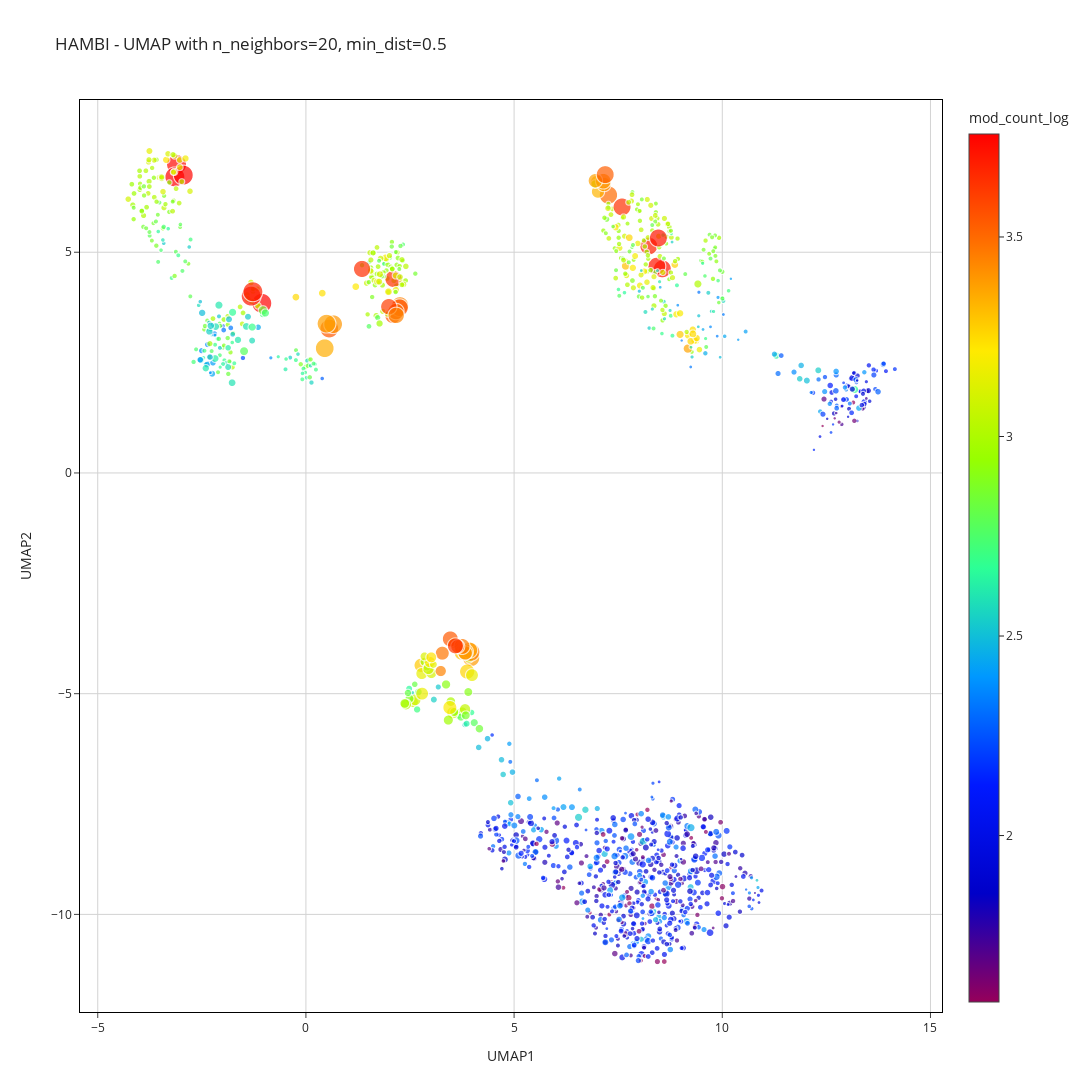

The notebook cell saved with this chart:
### Code cell
n_neighbors = [20]
min_dist = [0.5]

for n in n_neighbors:
    for m in min_dist:
        reducer = umap.UMAP(n_neighbors=n, min_dist=m, random_state=seed)
        embedding = reducer.fit_transform(df_mod_counts.iloc[:, :-21])
        mod_counts_UMAP_df  = pd.DataFrame({
            'UMAP1': embedding[:, 0],
            'UMAP2': embedding[:, 1],
            'Domain to species': df_mod_counts['Domain to species'],
            'Domain to genus': df_mod_counts['Domain to genus'],
            'element': df_mod_counts['element'],
            'contig': df_mod_counts.index,
            'mod_count':df_mod_counts['mod_count'],
            'mod_count_log':df_mod_counts['mod_count_log'],
            'contig_length_sqrt':df_mod_counts['contig_length_sqrt']
        })
        
        fig = px.scatter(mod_counts_UMAP_df, 
                            x='UMAP1', 
                            y='UMAP2', 
                            labels={f'{column}_with_counts': column},
                            color='mod_count_log',
                            title=f' HAMBI - UMAP with n_neighbors={n}, min_dist={m}', 
                            color_continuous_scale=px.colors.sequential.Rainbow,
                            hover_data={'Domain to species': True, 'Domain to genus': True,
                                        'element': True, 'contig': True, 'mod_count': True},
                            size='contig_length_sqrt')
        title = f' HAMBI - UMAP with n_neighbors={n}, min_dist={m}'
        fig.update_layout(
            height=1700,
            width=1200,
            title_text=title,
            showlegend=True,
            legend=dict(
                x=0.5,
                y=-0.05,
                traceorder="normal",
                xanchor='center',
                yanchor='top',
                orientation='h'
            ),
            template='simple_white',
            xaxis=dict(
                showgrid=True,
                gridcolor='lightgray',
                zeroline=False,
                showline=True,  
                linecolor='black', 
                linewidth=1,
                mirror=True
            ),
            yaxis=dict(
                showgrid=True,
                gridcolor='lightgray',
                zeroline=False,
                showline=True,
                linecolor='black',
                linewidth=1,
                mirror=True
            )
        )
        fig.show()
        #fig.write_image(f'UMAP_HAMBI/UMAP_{n}_{m}_filtered_by_50_mod_counts_color_mod.png')
        #fig.write_html(f'UMAP_HAMBI/UMAP_{n}_{m}_filtered_by_50_mod_counts_color_mod.html')

### Figure 1 — Plotly figure (JSON) as saved in the notebook; plotly's stock layout.template omitted (floating-point values rounded to 4 significant figures; data arrays with more than 128 entries replaced by an {"elided": "..."} marker saying what was removed)
{"data": [{"customdata": {"elided": "1282x5 mixed values"}, "hovertemplate": "UMAP1=%{x}<br>UMAP2=%{y}<br>contig_length_sqrt=%{marker.size}<br>Domain to species=%{customdata[0]}<br>Domain to genus=%{customdata[1]}<br>element=%{customdata[2]}<br>contig=%{customdata[3]}<br>mod_count=%{customdata[4]}<br>mod_count_log=%{marker.color}<extra></extra>", "legendgroup": "", "marker": {"color": {"elided": "1282 float values"}, "coloraxis": "coloraxis", "size": {"elided": "1282 float values"}, "sizemode": "area", "sizeref": 6.457, "symbol": "circle"}, "mode": "markers", "name": "", "showlegend": false, "type": "scattergl", "x": {"elided": "1282 float values"}, "xaxis": "x", "y": {"elided": "1282 float values"}, "yaxis": "y"}], "layout": {"coloraxis": {"colorbar": {"title": {"text": "mod_count_log"}}, "colorscale": [[0, "rgb(150,0,90)"], [0.125, "rgb(0,0,200)"], [0.25, "rgb(0,25,255)"], [0.375, "rgb(0,152,255)"], [0.5, "rgb(44,255,150)"], [0.625, "rgb(151,255,0)"], [0.75, "rgb(255,234,0)"], [0.875, "rgb(255,111,0)"], [1, "rgb(255,0,0)"]]}, "height": 1700, "legend": {"itemsizing": "constant", "orientation": "h", "tracegroupgap": 0, "traceorder": "normal", "x": 0.5, "xanchor": "center", "y": -0.05, "yanchor": "top"}, "showlegend": true, "title": {"text": " HAMBI - UMAP with n_neighbors=20, min_dist=0.5"}, "width": 1200, "xaxis": {"anchor": "y", "autorange": true, "domain": [0, 1], "gridcolor": "lightgray", "linecolor": "black", "linewidth": 1, "mirror": true, "range": [-5.412, 15.27], "showgrid": true, "showline": true, "title": {"text": "UMAP1"}, "type": "linear", "zeroline": false}, "yaxis": {"anchor": "x", "autorange": true, "domain": [0, 1], "gridcolor": "lightgray", "linecolor": "black", "linewidth": 1, "mirror": true, "range": [-12.16, 8.394], "showgrid": true, "showline": true, "title": {"text": "UMAP2"}, "type": "linear", "zeroline": false}}}
